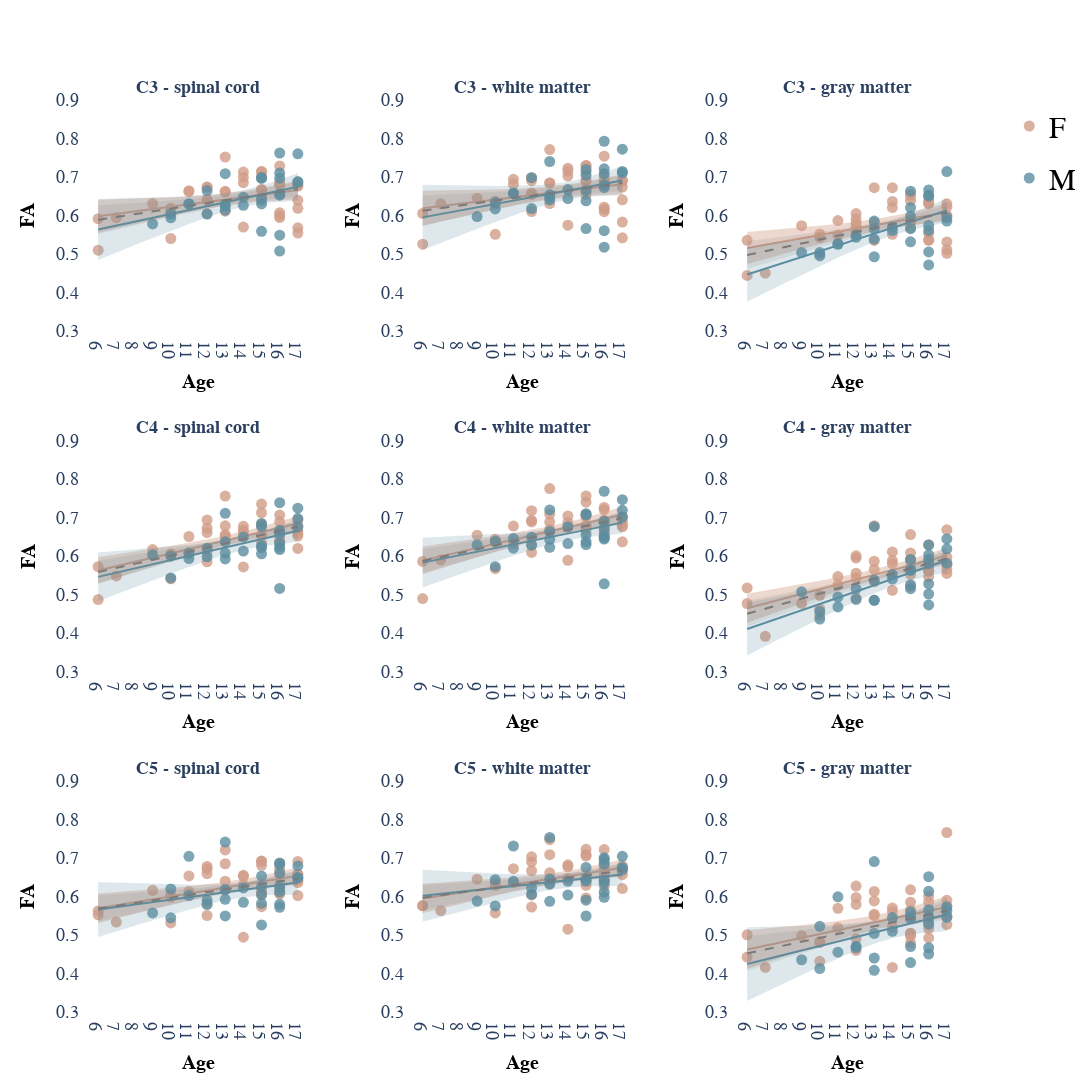
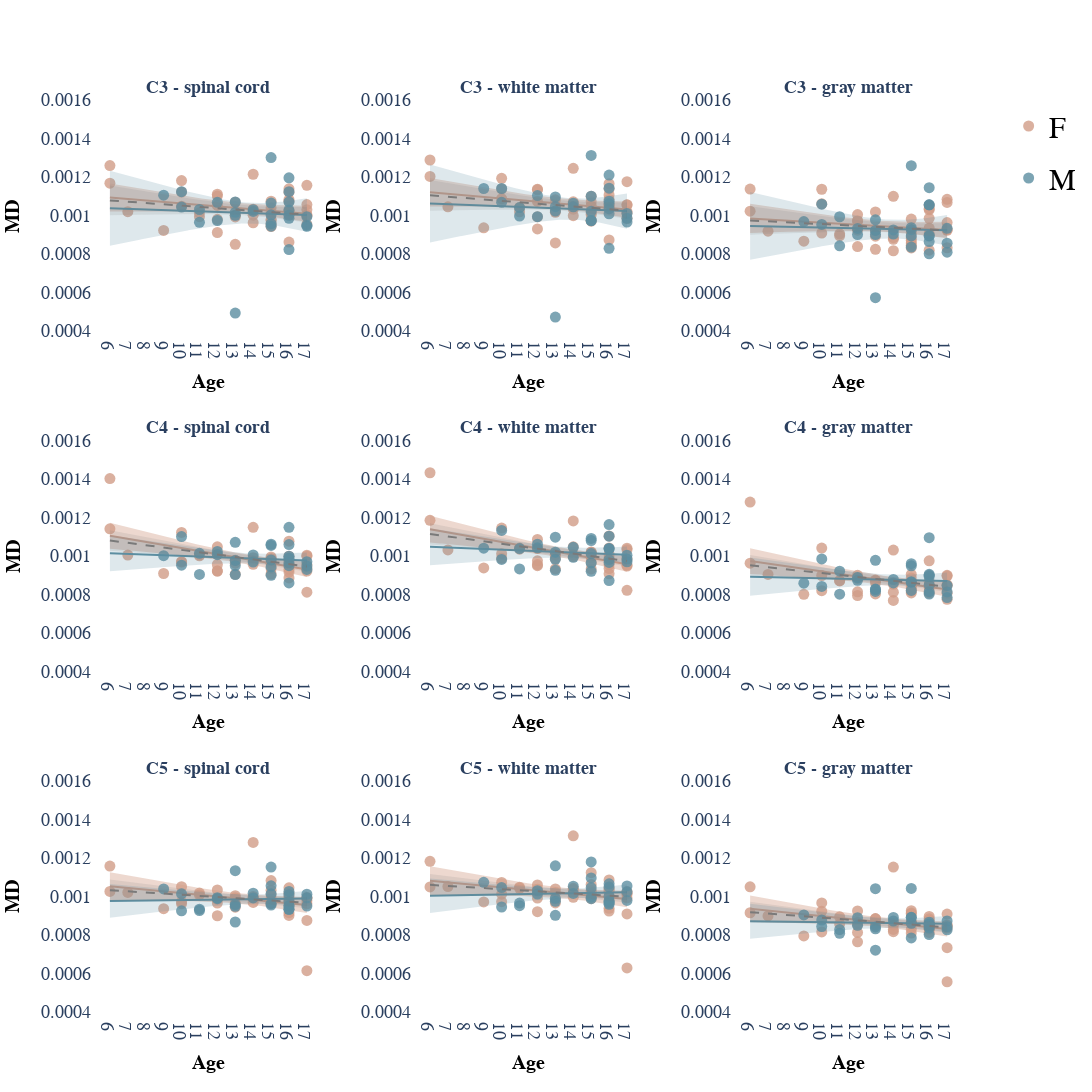
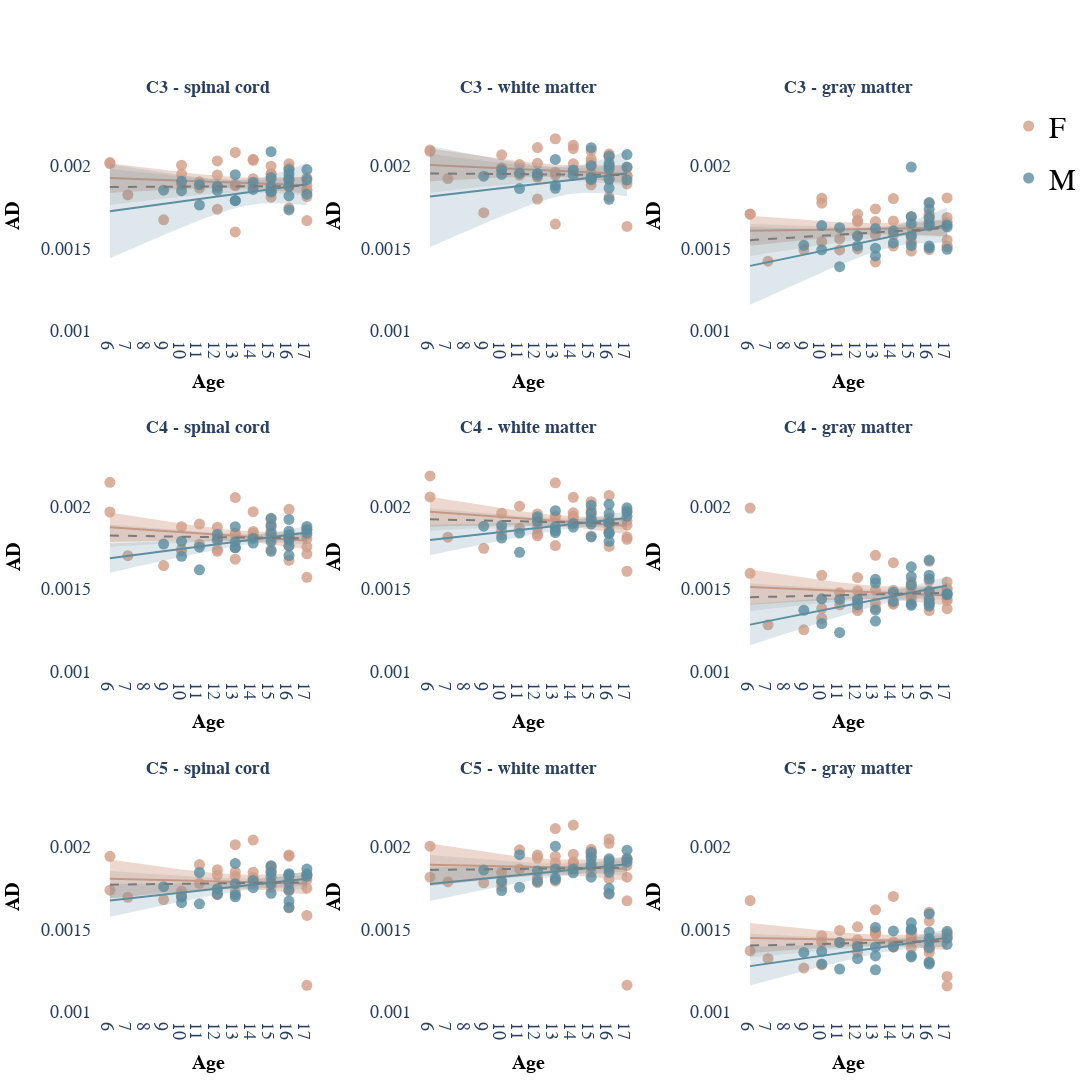
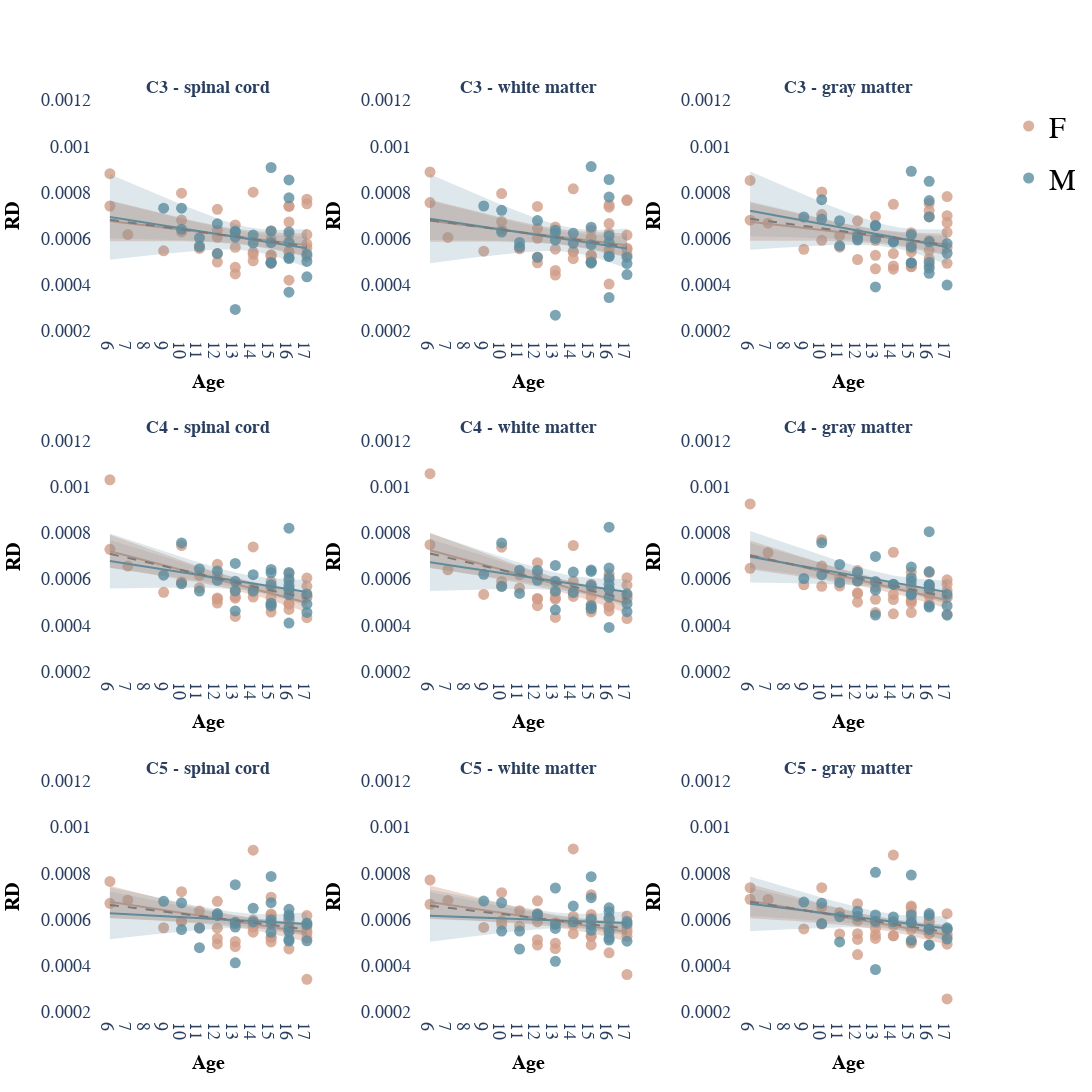

Here is the notebook cell these charts were saved with, in order:
### Code cell
plot_dti_per_age_SC_WM_GM(DTI_df['FA'], metric_name='FA')
plot_dti_per_age_SC_WM_GM(DTI_df['MD'], metric_name='MD')
plot_dti_per_age_SC_WM_GM(DTI_df['AD'], metric_name='AD')
plot_dti_per_age_SC_WM_GM(DTI_df['RD'], metric_name='RD')
